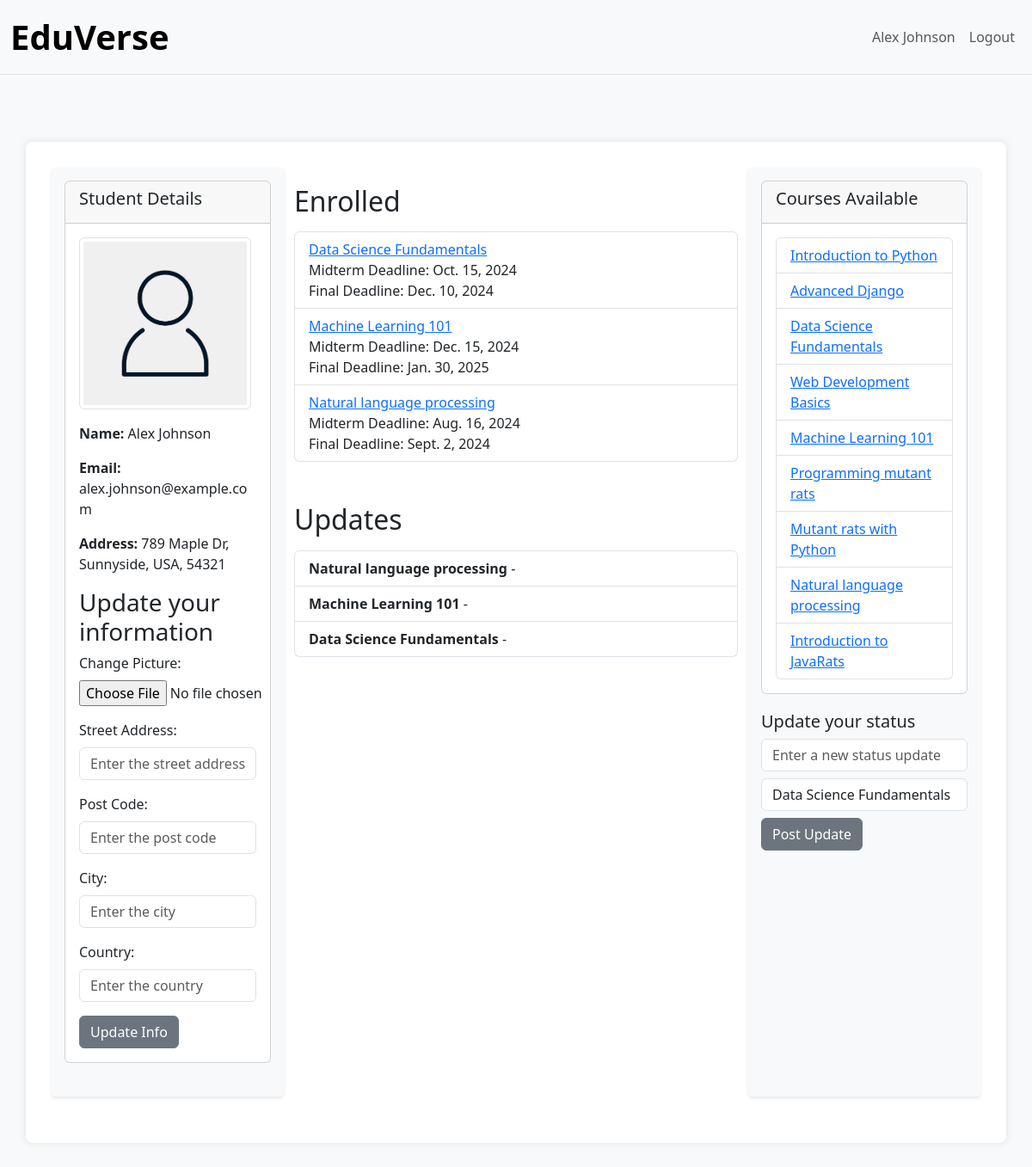
The page /student/2/ on the database its author committed.
### EduVerse/models.py (models this page shows, shortened)
class Student(models.Model):
    user = models.OneToOneField(settings.AUTH_USER_MODEL, on_delete=models.CASCADE, related_name='student_profile')
    profile_picture = models.ImageField(upload_to='picture_profile/', null=True, blank=True, default='images/placeholder.png')
    class Meta:
        db_table = 'EduVerse_student'

class User(AbstractUser):
    ROLE_CHOICES = (
        ('student', 'Student'),
        ('teacher', 'Teacher'),
    )
    user_type = models.CharField(max_length=10, choices=ROLE_CHOICES)
    date_of_birth = models.DateField(null=True, blank=True)
    email = models.EmailField(unique=True)
    USERNAME_FIELD = 'email'
    REQUIRED_FIELDS = ['first_name', 'last_name']
    objects = UserManager()
    def get_full_name(self):
        return f"{self.first_name} {self.last_name}"
    class Meta:
        db_table = 'EduVerse_user'

class Address(models.Model):
    street_address = models.CharField(max_length=255)
    post_code = models.CharField(max_length=20)
    city = models.CharField(max_length=100)
    country = models.CharField(max_length=100)
    user = models.OneToOneField(settings.AUTH_USER_MODEL, on_delete=models.CASCADE, related_name='address', default=1)
    def __str__(self):
        return f"{self.street_address}, {self.city}, {self.country}, {self.post_code}"
    class Meta:
        db_table = 'EduVerse_address'

class Course(models.Model):
    course_id = models.AutoField(primary_key=True)
    course_name = models.CharField(max_length=255)
    course_start_date = models.DateField()
    course_length = models.IntegerField()
    midterm_deadline = models.DateField()
    final_deadline = models.DateField()
    teacher = models.ForeignKey('Teacher', on_delete=models.CASCADE, related_name='courses_taught', default=1)
    students = models.ManyToManyField('Student', through='Enrollment', related_name='enrolled_courses', limit_choices_to={'user_type': 'student'})
    materials = models.FileField(upload_to='course_materials/', null=True, blank=True)
    class Meta:
        db_table = 'EduVerse_course'

class Enrollment(models.Model):
    student = models.ForeignKey('Student', on_delete=models.CASCADE)
    course = models.ForeignKey('Course', on_delete=models.CASCADE)
    status_update = models.TextField(blank=True)
    enrollment_date = models.DateTimeField(auto_now_add=True)
    class Meta:
        db_table = 'EduVerse_enrollment'
        unique_together = ('student', 'course')

### EduVerse/views.py (the view)
# urls.py: path('student/<int:pk>/', views.student_home, name='student_home'),
def student_home(request, pk):
    student = get_object_or_404(Student, pk=pk)
    enrolled_courses = Course.objects.filter(students=student)
    available_courses = Course.objects.all()
    enrollments = Enrollment.objects.filter(student=student).order_by('-enrollment_date')
    if request.method == 'POST':
        if 'status_update' in request.POST:
            status_update = request.POST.get('status_update')
            course_id = request.POST.get('course')
            course = Course.objects.get(pk=course_id)
            enrollment, created = Enrollment.objects.get_or_create(student=student, course=course)
            enrollment.status_update = status_update
            enrollment.save()
            form = StudentUpdateForm(instance=student)
        else:
            form = StudentUpdateForm(request.POST, request.FILES, instance=student)
            if form.is_valid():
                student = form.save(commit=False)
                user = student.user
                address = user.address
                changed_fields = form.changed_data
                if 'street_address' in changed_fields:
                    address.street_address = form.cleaned_data.get('street_address', address.street_address)
                if 'post_code' in changed_fields:
                    address.post_code = form.cleaned_data.get('post_code', address.post_code)
                if 'city' in changed_fields:
                    address.city = form.cleaned_data.get('city', address.city)
                if 'country' in changed_fields:
                    address.country = form.cleaned_data.get('country', address.country)
                address.save()
                student.save()
                return redirect('student_home', pk=pk)
            else:
                print("Form errors:", form.errors)
    else:
        form = StudentUpdateForm(instance=student)
    context = {
        'student': student,
        'enrolled_courses': enrolled_courses,
        'enrollments': enrollments,
        'form': form,
        'available_courses': available_courses,
    }
    return render(request, 'student.html', context)

### EduVerse/forms.py
class StudentUpdateForm(forms.ModelForm):
    street_address = forms.CharField(
        widget=forms.TextInput(attrs={'class': 'form-control', 'placeholder': 'Enter the street address'}),
        required=False
    )
    post_code = forms.CharField(
        widget=forms.TextInput(attrs={'class': 'form-control', 'placeholder': 'Enter the post code'}),
        required=False
    )
    city = forms.CharField(
        widget=forms.TextInput(attrs={'class': 'form-control', 'placeholder': 'Enter the city'}),
        required=False
    )
    country = forms.CharField(
        widget=forms.TextInput(attrs={'class': 'form-control', 'placeholder': 'Enter the country'}),
        required=False
    )
    class Meta:
        model = Student
        fields = ['profile_picture', 'street_address', 'post_code', 'city', 'country']
        widgets = {
            'profile_picture': forms.ClearableFileInput(attrs={'class': 'form-control-file'}),
        }

### EduVerse/templates/student.html (shortened to what this page needs)
{% extends "base.html" %}
{% load django_bootstrap5 static crispy_forms_tags %}
{% block navbar_items %}
    {% if student %}
    <li class="nav-item">
        <a class="nav-link" href="{% url 'student_home' student.pk %}">{{ student.user.get_full_name }}</a>
    </li>
    {% endif %}
    <li class="nav-item">
        <form method="post" action="{% url 'logout' %}" class="d-inline">
            <button type="submit" class="nav-link btn btn-link">Logout</button>
        </form>
    </li>
{% endblock %}
{% block content %}
<div class="container mt-5">
    <div class="row">
        <div class="col-md-4 col-sm-12 mb-4 sidebar" id="sidebar-left">
            <div class="card mb-4">
                <div class="card-header">
                    <h5 class="card-title">Student Details</h5>
                </div>
                <div class="card-body">
                    {% if student.profile_picture %}
                        <img src="{{ student.profile_picture.url }}" alt="Current Profile Picture" class="img-thumbnail mb-3" style="max-width: 200px;">
                    {% else %}
                        <p>No profile picture available.</p>
                    {% endif %}
                    <p class="card-text"><strong>Name:</strong> {{ student.user.get_full_name }}</p>
                    <p class="card-text"><strong>Email:</strong> {{ student.user.email }}</p>
                    <p class="card-text"><strong>Address:</strong> {{ student.user.address }}</p>
                    <h3>Update your information</h3>
                    <form method="post" enctype="multipart/form-data">
                        <div class="mb-3">
                            <label for="id_profile_picture" class="form-label">Change Picture:</label>
                            <input type="file" name="profile_picture" accept="image/*" id="id_profile_picture" class="form-control-file">
                        </div>
                        <div class="mb-3">
                            <label for="id_street_address" class="form-label">Street Address:</label>
                            <input type="text" name="street_address" id="id_street_address" class="form-control" placeholder="Enter the street address">
                        </div>
                        <div class="mb-3">
                            <label for="id_post_code" class="form-label">Post Code:</label>
                            <input type="text" name="post_code" id="id_post_code" class="form-control" placeholder="Enter the post code">
                        </div>
                        <div class="mb-3">
                            <label for="id_city" class="form-label">City:</label>
                            <input type="text" name="city" id="id_city" class="form-control" placeholder="Enter the city">
                        </div>
                        <div class="mb-3">
                            <label for="id_country" class="form-label">Country:</label>
                            <input type="text" name="country" id="id_country" class="form-control" placeholder="Enter the country">
                        </div>
                        <button type="submit" class="btn btn-secondary">Update Info</button>
                    </form>
                </div>
            </div>
        </div>
        <div class="col-md-6 col-sm-12 mb-4">
            <div class="mb-5">
                <h2 class="mb-3">Enrolled</h2>
                <ul class="list-group">
                    {% for course in enrolled_courses %}
                    <li class="list-group-item" data-course-id="{{ course.pk }}">
                            <a href="{% url 'course_home' course.pk %}">{{ course.course_name }}</a>
                            <ul class="list-unstyled">
                                <li>Midterm Deadline: {{ course.midterm_deadline }}</li>
                                <li>Final Deadline: {{ course.final_deadline }}</li>
                            </ul>
                        </li>
                    {% empty %}
                        <li class="list-group-item">No courses enrolled</li>
                    {% endfor %}
                </ul>
            </div>
            <div class="mb-5">
                <h2 class="mb-3">Updates</h2>
                <ul class="list-group">
                    {% for enrollment in enrollments %}
                        <li class="list-group-item" data-course-id="{{ enrollment.course.pk }}">
                            <strong>{{ enrollment.course.course_name }}</strong> - {{ enrollment.status_update }}
                        </li>
                    {% empty %}
                        <li class="list-group-item">No status updates</li>
                    {% endfor %}
                </ul>
            </div>
        </div>
        <div class="col-md-4 col-sm-12 mb-4 sidebar" id="sidebar-right">
            <div class="card">
                <div class="card-header">
                    <h5 class="card-title">Courses Available</h5>
                </div>
                <div class="card-body">
                    <ul class="list-group">
                        {% for course in available_courses %}
                            <li class="list-group-item">
                                <a href="{% url 'course_home' course.pk %}">{{ course.course_name }}</a>
                            </li>
                        {% empty %}
                            <li class="list-group-item">No courses available</li>
                        {% endfor %}
                    </ul>
                </div>
            </div>
            <div class="updateStatus">
                <div class="status-header">
                    <h5 class="status-title">Update your status</h5>
                </div>
                <form method="post" action=".">
                    <input type="text" name="status_update" placeholder="Enter a new status update" class="form-control mb-2">
                    <select name="course" class="form-control mb-2">
                        {% for course in enrolled_courses %}
                            <option value="{{ course.pk }}">{{ course.course_name }}</option>
                        {% endfor %}
                    </select>
                    <button type="submit" class="btn btn-secondary">Post Update</button>
                </form>
            </div>
        </div>
    </div>
</div>
{% endblock %}

### EduVerse/static/CSS/stylesheet.css (style rules this page uses)
body { background-color: #f8f9fa; height: 100vh; margin: 0; display: flex; flex-direction: column; }
.container { width: 100%; flex: 1; padding: 30px; background: #fff; border-radius: 8px; box-shadow: 0 0 10px rgba(0, 0, 0, 0.1); display: flex; flex-direction: column; justify-content:space-evenly !important; align-items: center; }
.row { width: 100%; display: flex; justify-content: start; }
#sidebar-left, #sidebar-right { width: 25%; }
.col-md-6 { padding-top: 20px; }
.sidebar { background-color: #f8f9fa; padding: 15px; border-radius: 5px; box-shadow: 0 2px 4px rgba(0,0,0,0.1); }
.updateStatus { margin-top: 20px; }

### rows shown on the page
Student: user.get_full_name "Alex Johnson", profile_picture (placeholder picture), user.email "alex.johnson@example.com", user.address "789 Maple Dr, Sunnyside, USA, 54321"
Course: course_name "Data Science Fundamentals", midterm_deadline "Oct. 15, 2024", final_deadline "Dec. 10, 2024"
Course: course_name "Machine Learning 101", midterm_deadline "Dec. 15, 2024", final_deadline "Jan. 30, 2025"
Course: course_name "Natural language processing", midterm_deadline "Aug. 16, 2024", final_deadline "Sept. 2, 2024"
Enrollment: course.course_name "Natural language processing"
Enrollment: course.course_name "Machine Learning 101"
Enrollment: course.course_name "Data Science Fundamentals"
Course: course_name "Introduction to Python"
Course: course_name "Advanced Django"
Course: course_name "Web Development Basics"
Course: course_name "Programming mutant rats"
Course: course_name "Mutant rats with Python"
Course: course_name "Introduction to JavaRats"

### other values the page prints
form field course "Data Science Fundamentals"
